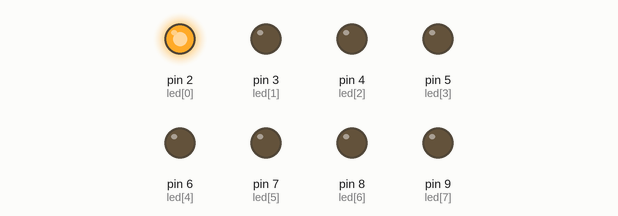
The sketch below on a simulated Arduino Uno, built with avr-gcc and run on an emulated ATmega328P. Parts: output pins drawn as LEDs (lit = HIGH).

Above: at 0.05 s.
At 1.95 s:
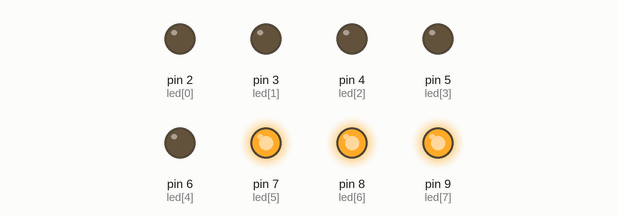
At 3.85 s:
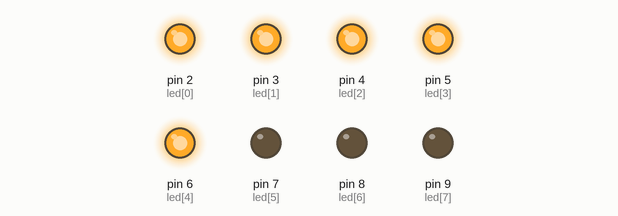
At 5.75 s:
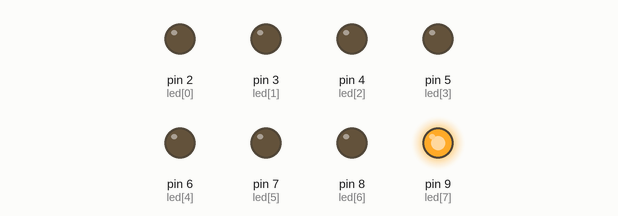
At 7.7 s:
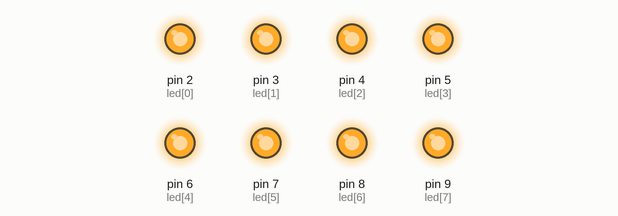
At 8.1 s:
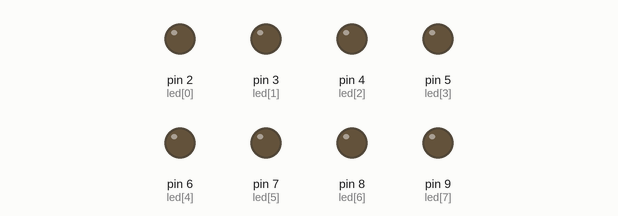
Timing chart, 0 to 10.8 s (numbered marks = the images above):
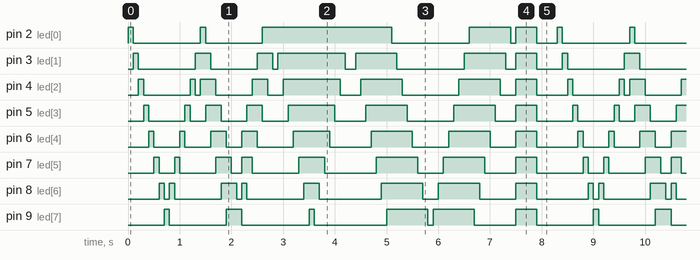

The sketch:

LED.ino
```cpp
//This program is for when using an Arduino Uno R4 Minima board.
//This program is for a set amount of LEDs to flicker and turn on. First with just a single LED and then for multiple with multiple patterns.


//For single LED
// void setup(){
//     for (int a = 2; a <= 9; a++){
//         pinMode(a, OUTPUT);
//     }
// }

// void loop(){
//     for (i = 2l i <= 9; i++){
//         digitalWrite(i, HIGH);
//         delay(0);
//         digitalWrite(i, HIGH);
//     }
// }

//Multiple LEDS
#define t 100 //time delay
void setup() {
  for (byte a = 2; a <= 9; a++) {
    pinMode(a, OUTPUT);
  }
}

void loop() {
  //pattern one
  for (byte i = 2; i <= 9; i++) {
    digitalWrite(i, HIGH);
    delay(t);
    digitalWrite(i, LOW);
  }
  for (byte z = 8; z > 2; z--) {
    digitalWrite(z, HIGH);
    delay(t);
    digitalWrite(z, LOW);
  }

  //pattern two
  for (byte i = 2; i <= 9; i++) {
    digitalWrite(i, HIGH);
    digitalWrite(i + 1, HIGH);
    digitalWrite(i + 2, HIGH);
    delay(t);
    digitalWrite(i, LOW);
    digitalWrite(i - 1, LOW);
    digitalWrite(i - 2, LOW);
  }
  for (byte z = 8; z > 2; z--) {
    digitalWrite(z, HIGH);
    digitalWrite(z - 1, HIGH);
    digitalWrite(z - 2, HIGH);
    delay(t);
    digitalWrite(z, LOW);
    digitalWrite(z - 1, LOW);
    digitalWrite(z - 2, LOW);
  }
  //pattern three
  for (byte i = 2; i <= 9; i++) {
    digitalWrite(i, HIGH);
    delay(t);
  }
  for (byte z = 9; z > 2; z--) {
    digitalWrite(z, LOW);
    delay(t);
  }

  //pattern four
  for (byte i = 2; i <= 9; i++) {
    digitalWrite(i, HIGH);
    delay(t);
  }
  for (byte x = 2; x <= 9; x++) {
    digitalWrite(x, LOW);
    delay(t);
  }
  for (byte y = 9; y >= 2; y--) {
    digitalWrite(y, HIGH);
    delay(t);
  }
  for (byte z = 9; z >= 2; z--) {
    digitalWrite(z, LOW);
    delay(t);
  }

  //pattern five
  int led [8] = {2, 3, 4, 5, 6, 7, 8, 9};
  for (byte i = 0; i <= 8; i++) {
    digitalWrite(led[i], HIGH);
  }
  delay(400);
  for (byte i = 0; i <= 8; i++) {
    digitalWrite(led[i], LOW);
  }
  delay(400);
}
```

Measured:
- by itself, pin 2 (led[0]): repeats every 8.3 s: LOW 1.3 s, HIGH 0.10 s, LOW 1.1 s, HIGH 2.5 s, LOW 1.5 s, HIGH 0.80 s, LOW 0.10 s, HIGH 0.40 s, LOW 0.40 s, HIGH 0.10 s
- by itself, pin 9 (led[7]): repeats every 8.3 s: LOW 1.1 s, HIGH 0.30 s, LOW 1.3 s, HIGH 0.10 s, LOW 1.4 s, HIGH 0.80 s, LOW 0.10 s, HIGH 0.80 s, LOW 0.80 s, HIGH 0.40 s, LOW 1.1 s, HIGH 0.10 s
- by itself, everything shown: repeats every 8.3 s, in 76 steps
